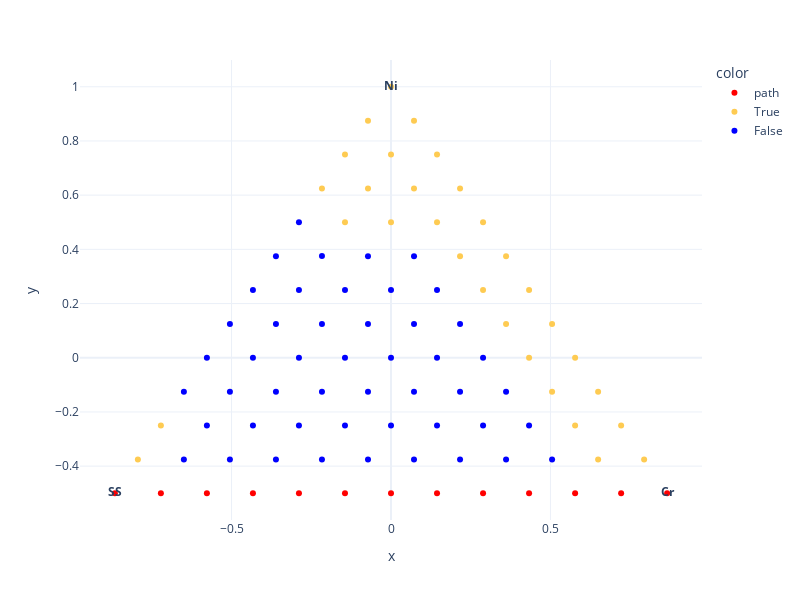

The notebook cell saved with this chart:
### Code cell
pureComponentIndices = nimplex.pure_component_indexes_py(3, 12)
labels = ['']*len(gridAtt_projected_df)
for comp, idx in zip(["Ni", "Cr", "SS"], pureComponentIndices):
    labels[idx] = "<b>"+comp+"</b>"
fig = px.scatter(gridAtt_projected_df, x='x', y='y', color=gridFeasibleMarked4, text=labels, 
              template='plotly_white', width=800, height=600, color_discrete_map=color_map)#, 
              #labels={'color':'Solid Solution Phases', 'x':'', 'y':''})
fig.show()

### Figure 1 — Plotly figure (JSON) as saved in the notebook; plotly's stock layout.template omitted (floating-point values rounded to 4 significant figures)
{"data": [{"hovertemplate": "color=path<br>x=%{x}<br>y=%{y}<br>text=%{text}<extra></extra>", "legendgroup": "path", "marker": {"color": "red", "symbol": "circle"}, "mode": "markers+text", "name": "path", "orientation": "v", "showlegend": true, "text": ["<b>SS</b>", "", "", "", "", "", "", "", "", "", "", "", "<b>Cr</b>"], "type": "scatter", "x": [-0.866, -0.7217, -0.5774, -0.433, -0.2887, -0.1443, 0, 0.1443, 0.2887, 0.433, 0.5774, 0.7217, 0.866], "xaxis": "x", "y": [-0.5, -0.5, -0.5, -0.5, -0.5, -0.5, -0.5, -0.5, -0.5, -0.5, -0.5, -0.5, -0.5], "yaxis": "y"}, {"hovertemplate": "color=True<br>x=%{x}<br>y=%{y}<br>text=%{text}<extra></extra>", "legendgroup": "True", "marker": {"color": "#FECB52", "symbol": "circle"}, "mode": "markers+text", "name": "True", "orientation": "v", "showlegend": true, "text": ["", "", "", "", "", "", "", "", "", "", "", "", "", "", "", "", "", "", "", "", "", "", "", "", "", "", "", "", "", "<b>Ni</b>"], "type": "scatter", "x": [-0.7939, 0.6495, 0.7939, -0.7217, 0.5774, 0.7217, 0.5052, 0.6495, 0.433, 0.5774, 0.3608, 0.5052, 0.2887, 0.433, 0.2165, 0.3608, -0.1443, 8.012e-18, 0.1443, 0.2887, -0.2165, -0.07217, 0.07217, 0.2165, -0.1443, 4.006e-18, 0.1443, -0.07217, 0.07217, 0], "xaxis": "x", "y": [-0.375, -0.375, -0.375, -0.25, -0.25, -0.25, -0.125, -0.125, -3.469e-17, 0, 0.125, 0.125, 0.25, 0.25, 0.375, 0.375, 0.5, 0.5, 0.5, 0.5, 0.625, 0.625, 0.625, 0.625, 0.75, 0.75, 0.75, 0.875, 0.875, 1], "yaxis": "y"}, {"hovertemplate": "color=False<br>x=%{x}<br>y=%{y}<br>text=%{text}<extra></extra>", "legendgroup": "False", "marker": {"color": "blue", "symbol": "circle"}, "mode": "markers+text", "name": "False", "orientation": "v", "showlegend": true, "text": ["", "", "", "", "", "", "", "", "", "", "", "", "", "", "", "", "", "", "", "", "", "", "", "", "", "", "", "", "", "", "", "", "", "", "", "", "", "", "", "", "", "", "", "", "", "", "", ""], "type": "scatter", "x": [-0.6495, -0.5052, -0.3608, -0.2165, -0.07217, 0.07217, 0.2165, 0.3608, 0.5052, -0.5774, -0.433, -0.2887, -0.1443, -1.602e-17, 0.1443, 0.2887, 0.433, -0.6495, -0.5052, -0.3608, -0.2165, -0.07217, 0.07217, 0.2165, 0.3608, -0.5774, -0.433, -0.2887, -0.1443, 1.602e-17, 0.1443, 0.2887, -0.5052, -0.3608, -0.2165, -0.07217, 0.07217, 0.2165, -0.433, -0.2887, -0.1443, 0, 0.1443, -0.3608, -0.2165, -0.07217, 0.07217, -0.2887], "xaxis": "x", "y": [-0.375, -0.375, -0.375, -0.375, -0.375, -0.375, -0.375, -0.375, -0.375, -0.25, -0.25, -0.25, -0.25, -0.25, -0.25, -0.25, -0.25, -0.125, -0.125, -0.125, -0.125, -0.125, -0.125, -0.125, -0.125, 0, -5.551e-17, 0, -2.776e-17, 0, -2.776e-17, -1.388e-17, 0.125, 0.125, 0.125, 0.125, 0.125, 0.125, 0.25, 0.25, 0.25, 0.25, 0.25, 0.375, 0.375, 0.375, 0.375, 0.5], "yaxis": "y"}], "layout": {"height": 600, "legend": {"title": {"text": "color"}, "tracegroupgap": 0}, "margin": {"t": 60}, "width": 800, "xaxis": {"anchor": "y", "domain": [0, 1], "title": {"text": "x"}}, "yaxis": {"anchor": "x", "domain": [0, 1], "title": {"text": "y"}}}}
